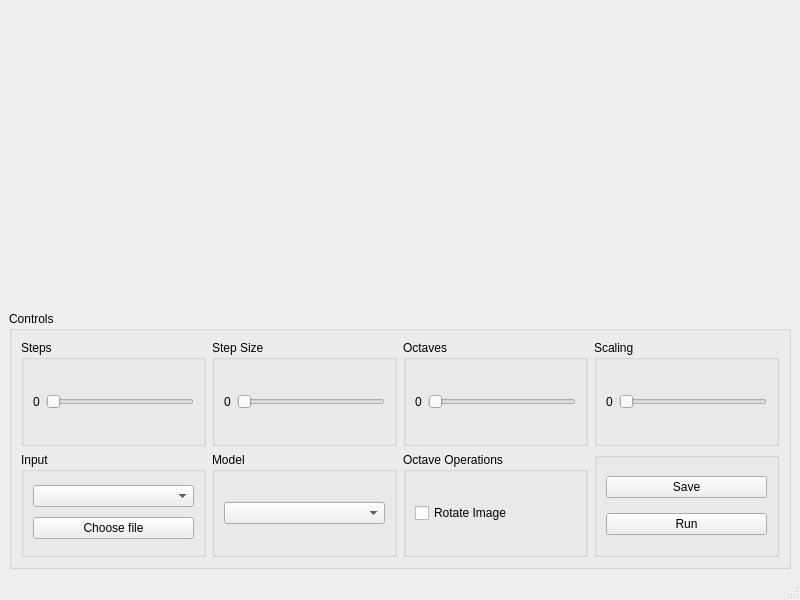
<?xml version="1.0" encoding="UTF-8"?>
<ui version="4.0">
 <class>MainWindow</class>
 <widget class="QMainWindow" name="MainWindow">
  <property name="geometry">
   <rect>
    <x>0</x>
    <y>0</y>
    <width>800</width>
    <height>600</height>
   </rect>
  </property>
  <property name="windowTitle">
   <string>MainWindow</string>
  </property>
  <widget class="QWidget" name="centralwidget">
   <layout class="QGridLayout" name="gridLayout">
    <item row="0" column="0">
     <layout class="QVBoxLayout" name="verticalLayout_3">
      <item>
       <widget class="QLabel" name="imageLabel">
        <property name="text">
         <string/>
        </property>
       </widget>
      </item>
      <item>
       <widget class="QLabel" name="feedbackLabel">
        <property name="maximumSize">
         <size>
          <width>16777215</width>
          <height>32</height>
         </size>
        </property>
        <property name="text">
         <string/>
        </property>
        <property name="alignment">
         <set>Qt::AlignCenter</set>
        </property>
       </widget>
      </item>
      <item>
       <widget class="QGroupBox" name="groupBox">
        <property name="title">
         <string>Controls</string>
        </property>
        <layout class="QGridLayout" name="gridLayout_3">
         <item row="3" column="2">
          <widget class="QGroupBox" name="groupBox_6">
           <property name="title">
            <string>Model</string>
           </property>
           <layout class="QGridLayout" name="gridLayout_11">
            <item row="0" column="0">
             <widget class="QComboBox" name="modelCombo"/>
            </item>
           </layout>
          </widget>
         </item>
         <item row="3" column="1">
          <widget class="QGroupBox" name="groupBox_5">
           <property name="title">
            <string>Input</string>
           </property>
           <layout class="QGridLayout" name="gridLayout_10">
            <item row="1" column="0">
             <widget class="QPushButton" name="inputButton">
              <property name="text">
               <string>Choose file</string>
              </property>
             </widget>
            </item>
            <item row="0" column="0">
             <widget class="QComboBox" name="inputType"/>
            </item>
           </layout>
          </widget>
         </item>
         <item row="0" column="1">
          <widget class="QGroupBox" name="iterBox">
           <property name="title">
            <string>Steps</string>
           </property>
           <layout class="QGridLayout" name="gridLayout_9">
            <item row="0" column="1">
             <widget class="QSlider" name="iterSlider">
              <property name="orientation">
               <enum>Qt::Horizontal</enum>
              </property>
             </widget>
            </item>
            <item row="0" column="0">
             <widget class="QLabel" name="iterVal">
              <property name="text">
               <string>0</string>
              </property>
             </widget>
            </item>
           </layout>
          </widget>
         </item>
         <item row="0" column="5">
          <widget class="QGroupBox" name="groupBox_2">
           <property name="title">
            <string>Octaves</string>
           </property>
           <layout class="QGridLayout" name="gridLayout_4">
            <item row="0" column="0">
             <widget class="QLabel" name="epochLabel">
              <property name="text">
               <string>0</string>
              </property>
             </widget>
            </item>
            <item row="0" column="1">
             <widget class="QSlider" name="epochSlider">
              <property name="orientation">
               <enum>Qt::Horizontal</enum>
              </property>
             </widget>
            </item>
           </layout>
          </widget>
         </item>
         <item row="0" column="6">
          <widget class="QGroupBox" name="scaleBox">
           <property name="title">
            <string>Scaling</string>
           </property>
           <layout class="QGridLayout" name="gridLayout_5">
            <item row="0" column="1">
             <widget class="QSlider" name="scaleSlider">
              <property name="orientation">
               <enum>Qt::Horizontal</enum>
              </property>
             </widget>
            </item>
            <item row="0" column="0">
             <widget class="QLabel" name="scaleVal">
              <property name="text">
               <string>0</string>
              </property>
             </widget>
            </item>
           </layout>
          </widget>
         </item>
         <item row="0" column="2">
          <widget class="QGroupBox" name="stepBox">
           <property name="title">
            <string>Step Size</string>
           </property>
           <layout class="QGridLayout" name="gridLayout_2">
            <item row="0" column="0">
             <widget class="QLabel" name="stepSizeVal">
              <property name="text">
               <string>0</string>
              </property>
             </widget>
            </item>
            <item row="0" column="1">
             <widget class="QSlider" name="stepSizeSlider">
              <property name="orientation">
               <enum>Qt::Horizontal</enum>
              </property>
             </widget>
            </item>
           </layout>
          </widget>
         </item>
         <item row="3" column="5">
          <widget class="QGroupBox" name="groupBox_4">
           <property name="title">
            <string>Octave Operations</string>
           </property>
           <layout class="QGridLayout" name="gridLayout_7">
            <item row="0" column="0">
             <widget class="QCheckBox" name="rotateImage">
              <property name="text">
               <string>Rotate Image</string>
              </property>
             </widget>
            </item>
           </layout>
          </widget>
         </item>
         <item row="3" column="6">
          <widget class="QGroupBox" name="groupBox_7">
           <property name="title">
            <string/>
           </property>
           <layout class="QGridLayout" name="gridLayout_12">
            <item row="2" column="0">
             <widget class="QPushButton" name="launchButton">
              <property name="text">
               <string>Run</string>
              </property>
             </widget>
            </item>
            <item row="0" column="0">
             <widget class="QPushButton" name="saveButton">
              <property name="text">
               <string>Save</string>
              </property>
             </widget>
            </item>
           </layout>
          </widget>
         </item>
        </layout>
       </widget>
      </item>
     </layout>
    </item>
   </layout>
  </widget>
  <widget class="QMenuBar" name="menubar">
   <property name="geometry">
    <rect>
     <x>0</x>
     <y>0</y>
     <width>800</width>
     <height>18</height>
    </rect>
   </property>
  </widget>
  <widget class="QStatusBar" name="statusbar"/>
 </widget>
 <resources/>
 <connections/>
</ui>
